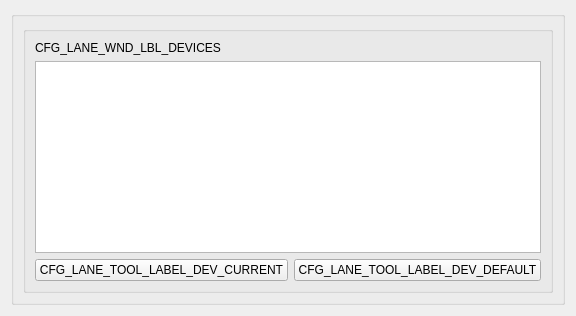
              <widget class="QWidget" name="WDG_DEVICES">
               <attribute name="title">
                <string>CFG_LANE_WND_TAB_DEVICES</string>
               </attribute>
               <layout class="QVBoxLayout" name="verticalLayout">
                <item>
                 <widget class="QGroupBox" name="grpTAB_DEVICES">
                  <property name="minimumSize">
                   <size>
                    <width>0</width>
                    <height>0</height>
                   </size>
                  </property>
                  <property name="title">
                   <string/>
                  </property>
                  <layout class="QGridLayout" name="gridLayout_4">
                   <item row="0" column="0">
                    <widget class="QGroupBox" name="groupBoxDevices">
                     <property name="title">
                      <string/>
                     </property>
                     <layout class="QVBoxLayout" name="verticalLayout_8">
                      <item>
                       <widget class="QLabel" name="labelDevices">
                        <property name="minimumSize">
                         <size>
                          <width>100</width>
                          <height>0</height>
                         </size>
                        </property>
                        <property name="text">
                         <string>CFG_LANE_WND_LBL_DEVICES</string>
                        </property>
                        <property name="alignment">
                         <set>Qt::AlignLeading|Qt::AlignLeft|Qt::AlignVCenter</set>
                        </property>
                       </widget>
                      </item>
                      <item>
                       <widget class="QTreeWidget" name="treeListDevices">
                        <attribute name="headerVisible">
                         <bool>false</bool>
                        </attribute>
                        <column>
                         <property name="text">
                          <string notr="true">1</string>
                         </property>
                        </column>
                       </widget>
                      </item>
                      <item>
                       <layout class="QHBoxLayout" name="horizontalLayout_16">
                        <item>
                         <widget class="QPushButton" name="btnDevGetCurrent">
                          <property name="text">
                           <string>CFG_LANE_TOOL_LABEL_DEV_CURRENT</string>
                          </property>
                          <property name="autoDefault">
                           <bool>false</bool>
                          </property>
                         </widget>
                        </item>
                        <item>
                         <widget class="QPushButton" name="btnDevGetDefault">
                          <property name="text">
                           <string>CFG_LANE_TOOL_LABEL_DEV_DEFAULT</string>
                          </property>
                          <property name="autoDefault">
                           <bool>false</bool>
                          </property>
                         </widget>
                        </item>
                       </layout>
                      </item>
                     </layout>
                    </widget>
                   </item>
                  </layout>
                 </widget>
                </item>
               </layout>
              </widget>
